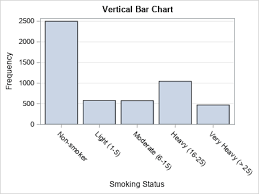
#> input picture New folder (2)/test1.png, 259 x 194 px, given in place of VBC16.jpg, which was not available
$ python ReadGraphOCR.py
#> lines starting #> are read from the running program, lines starting #| are printed output that depends on the picture; after the words box and inside, x2 and y2 are one past the last pixel; in counts of white or black regions, pixels touching at a corner belong together; pictures that were not available may be replaced by others from this repository, and a replacement may not be noted
from paddleocr import PaddleOCR,draw_ocr
import sys
import math
import csv
import cv2
import numpy as np
from os import walk
from PIL import Image

def VerticalBarChart():
    print("Vertical Bar chart")

def HorizontalBarChart():
    print("Horizontal Bar chart")

#def calculatingYValue(line_start_point):
    #print(line_start_point, "start point")


# [80 lines left out: function dataOCR, not called in this run]


'''
def drawLine():
    img = cv2.imread("result.png")
    # Convert the img to grayscale
    gray = cv2.cvtColor(img, cv2.COLOR_BGR2GRAY)

    # Apply edge detection method on the image
    edges = cv2.Canny(gray, 50, 150, apertureSize=3)

    # This returns an array of r and theta values
    lines = cv2.HoughLines(edges, 1, np.pi/180, 200)

    # Initialize empty lists to store the left and bottom lines
    left_line = []
    bottom_line = []

    offset = 10

    # Iterate over the detected lines
    for line in lines:
        rho, theta = line[0]
        a = np.cos(theta)
        b = np.sin(theta)
        x0 = a * rho
        y0 = b * rho
        x1 = int(x0 + 1000 * (-b))
        y1 = int(y0 + 1000 * (a))
        x2 = int(x0 - 1000 * (-b))
        y2 = int(y0 - 1000 * (a))

        if abs(theta) < np.pi / 4:
            # Check if line is leftmost
            if (not left_line) or (x1 < left_line[0] and x2 < left_line[2]):
                left_line = (x1, y1, x2, y2)
        else:
            # Check if line is bottommost
            if (not bottom_line) or (y1 > bottom_line[1] and y2 > bottom_line[3]):
                bottom_line = (x1, y1, x2, y2)

    #calculating the slope of the lines
    slope1 = (bottom_line[3]-bottom_line[1])/(bottom_line[2]-bottom_line[0])
    slope2 = (left_line[3]-left_line[1])/(left_line[2]-left_line[0]) if (left_line[2]-left_line[0])!=0 else 0.00001

    #if slope of the lines is close to infinity or close to 0, that means the lines are almost vertical or horizontal
    if abs(slope1) < 0.1  or abs(slope1) > 10:
        cv2.line(img, (bottom_line[0], bottom_line[1]), (bottom_line[2], bottom_line[3]), (0, 0, 255), 2)
    if abs(slope2) < 0.1 or abs(slope2) > 10:
        cv2.line(img, (left_line[0], left_line[1]), (left_line[2], left_line[3]), (0, 0, 255), 2)
    cv2.imwrite("result2.png", img)
'''

def axisLines(file_Name, i):
#> called with i = 1
    img = cv2.imread(file_Name)
#> img is the input picture: shape (194, 259, 3); mean B, G, R 244.2, 242, 240.5
    # Convert the img to grayscale
    gray = cv2.cvtColor(img, cv2.COLOR_BGR2GRAY)

    # Apply edge detection method on the image
    edges = cv2.Canny(gray, 50, 150, apertureSize=3)
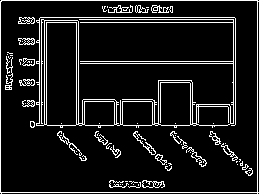
#> edges: shape (194, 259); 10.2% white in thin lines or dots

    # This returns an array of r and theta values
    lines = cv2.HoughLines(edges, 1, np.pi/180, 200)
#> lines = [[192, 1.57], [0, 1.57], [17, 1.57], [22, 1.57]]

    # Initialize empty lists to store the left and bottom lines
    left_line = []
    bottom_line = []
    width, height = Image.open(file_Name).size
#> width = 259; height = 194
    top_border_line = 0, 0, width, 0
#> top_border_line = (0, 0, 259, 0)

    offset = 10
    mid = height/2
#> mid = 97
    # Iterate over the detected lines
    for line in lines:
        rho, theta = line[0]
        a = np.cos(theta)
        b = np.sin(theta)
        aa = np.cos(90 - theta)
        bb = np.sin(90 -theta)
        x0 = a * rho
        y0 = b * rho

        x1 = int(x0 + 2000 * (-b))
        y1 = int(y0 + 2000 * (a))
        x2 = int(x0 - 2000 * (-b))
        y2 = int(y0 - 2000 * (a))
        y3 = int(y0 + 2000 * (a))
        y4 = int(y0 + 2000 * (a))

        if abs(theta) < np.pi / 4:
                # Check if line is leftmost
            if (not left_line) or (x1 < left_line[0] and x2 < left_line[2]):
                left_line = (x1, y1, x2, y2)
        elif (y2>mid):
               # Check if line is bottommost
            if (not bottom_line):
                #print(theta, rho)
                bottom_line = (x1, y1, x2, y2)
                #print(str(mid) +" "+ str(y1)+ file_Name)
        else:
            if(not bottom_line):            #These are the ones that doesn't have a bottom line
                bottom_line = (x1, y3, x2, y4)
#> this loop made 4 passes
#> (line, rho, x0, y0, y1, x2, y2, y3) on pass 1: ([[192, 1.57]], 192, -8.39e-06, 192, 191, 1999, 192, 191)
#> (line, rho, x0, y0, y1, x2, y2, y3) on passes 2 to 4: ([[0, 1.57]], 0, 0, 0, 0, 2000, 0, 0), ([[17, 1.57]], 17, -7.43e-07, 17, 16, 1999, 17, 16), ([[22, 1.57]], 22, -9.62e-07, 22, 21, 1999, 22, 21)
#> after the loop, left_line = []
                #print(theta,rho)
                #print(str(mid) +" "+ str(y1)+ file_Name)


   #calculating the slope of the lines
    slope1 = (bottom_line[3]-bottom_line[1])/(bottom_line[2]-bottom_line[0])
#> slope1 = 0.00025
#> (the run stopped early here; a loop or call above may not have finished)

$ run again, on New folder (2)/test3.png
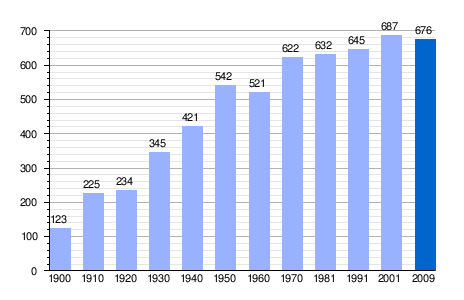
#> input picture New folder (2)/test3.png, 464 x 300 px, given in place of VBC16.jpg, which was not available
#> in axisLines, img is the input picture: shape (300, 464, 3); mean B, G, R 246.9, 223.4, 213.4
#> in axisLines, `edges = cv2.Canny(gray, 50, 150, apertureSize=3)`:
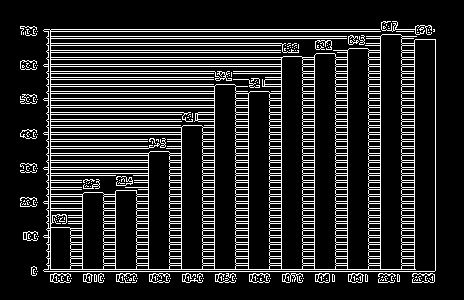
#> edges: shape (300, 464); 15.1% white in thin lines or dots, all inside (x1, y1, x2, y2) = (20, 21, 436, 283)
#> lines = 48 rows, first 8: [271, 1.57], [29, 1.57], [269, 1.57], [31, 1.57], [36, 1.57], [38, 1.57], [66, 1.57], [64, 1.57]
#> width = 464; height = 300
#> top_border_line = (0, 0, 464, 0)
#> mid = 150
#> the loop in axisLines, `for line in lines:` made 48 passes
#> (rho, theta, a, b, aa, bb, x0, y0) on passes 1 to 8: (271, 1.57, -4.37e-08, 1, 0.894, 0.448, -1.18e-05, 271), (29, 1.57, -4.37e-08, 1, 0.894, 0.448, -1.27e-06, 29), (269, 1.57, -4.37e-08, 1, 0.894, 0.448, -1.18e-05, 269), (31, 1.57, -4.37e-08, 1, 0.894, 0.448, -1.36e-06, 31), (36, 1.57, -4.37e-08, 1, 0.894, 0.448, -1.57e-06, 36), (38, 1.57, -4.37e-08, 1, 0.894, 0.448, -1.66e-06, 38), (66, 1.57, -4.37e-08, 1, 0.894, 0.448, -2.88e-06, 66), (64, 1.57, -4.37e-08, 1, 0.894, 0.448, -2.8e-06, 64)
#> slope1 = 0.00025
#> slope2 = 1e-05
#> in dataOCR, `x1, y1, x2, y2 = left_line`: x1 = 48; y1 = 2000; x2 = 48; y2 = -2000
#> in dataOCR, `x3, y3, x4, y4 = bottom_line`: y3 = 270; x4 = 1999; y4 = 271
#> x5 = 0; x6 = 464; y6 = 0
#> in axisLines, `contours = cv2.findContours(edges, cv2.RETR_TREE, cv2.CHAIN_APPROX_SIM..`: contours = 788 contours, 239 with area under 20; largest, box (x1, y1, x2, y2) and area: (43, 29, 436, 272) 84496, (43, 39, 436, 272) 5618, (380, 34, 403, 270) 5000, (50, 66, 282, 94) 4702, (347, 48, 370, 270) 4702
#> in axisLines, `contours = sorted(contours, key=cv2.contourArea, reverse=True)[1:2]`: contours = 1 contour; box (x1, y1, x2, y2) and area: (43, 39, 436, 272) 5618
#> the loop in axisLines, `for c in contours:` made 1 pass
#> (printed output is left out)
#> after the loop in axisLines, `for c in contours:`:
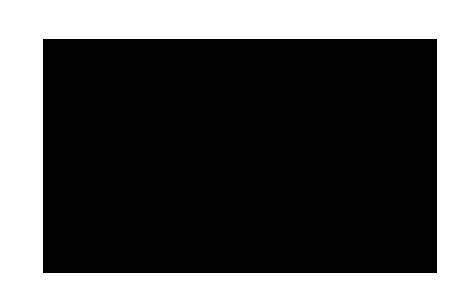
#> mask: shape (300, 464); 33.8% white; 1 white region, box (x1, y1, x2, y2) and area: (0, 0, 464, 300) 47004
